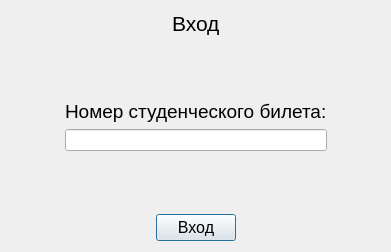
<?xml version="1.0" encoding="UTF-8"?>
<ui version="4.0">
 <class>LoginWindow</class>
 <widget class="QDialog" name="LoginWindow">
  <property name="geometry">
   <rect>
    <x>0</x>
    <y>0</y>
    <width>391</width>
    <height>252</height>
   </rect>
  </property>
  <property name="windowTitle">
   <string>Dialog</string>
  </property>
  <layout class="QVBoxLayout" name="verticalLayout_2">
   <item>
    <layout class="QHBoxLayout" name="horizontalLayout_2">
     <item>
      <spacer name="horizontalSpacer_3">
       <property name="orientation">
        <enum>Qt::Horizontal</enum>
       </property>
       <property name="sizeHint" stdset="0">
        <size>
         <width>40</width>
         <height>20</height>
        </size>
       </property>
      </spacer>
     </item>
     <item>
      <widget class="QLabel" name="label">
       <property name="font">
        <font>
         <pointsize>16</pointsize>
        </font>
       </property>
       <property name="text">
        <string>Вход</string>
       </property>
      </widget>
     </item>
     <item>
      <spacer name="horizontalSpacer_4">
       <property name="orientation">
        <enum>Qt::Horizontal</enum>
       </property>
       <property name="sizeHint" stdset="0">
        <size>
         <width>40</width>
         <height>20</height>
        </size>
       </property>
      </spacer>
     </item>
    </layout>
   </item>
   <item>
    <spacer name="verticalSpacer_2">
     <property name="orientation">
      <enum>Qt::Vertical</enum>
     </property>
     <property name="sizeHint" stdset="0">
      <size>
       <width>20</width>
       <height>61</height>
      </size>
     </property>
    </spacer>
   </item>
   <item>
    <layout class="QHBoxLayout" name="horizontalLayout_3">
     <item>
      <spacer name="horizontalSpacer_5">
       <property name="orientation">
        <enum>Qt::Horizontal</enum>
       </property>
       <property name="sizeHint" stdset="0">
        <size>
         <width>40</width>
         <height>20</height>
        </size>
       </property>
      </spacer>
     </item>
     <item>
      <layout class="QVBoxLayout" name="verticalLayout">
       <item>
        <widget class="QLabel" name="label_2">
         <property name="font">
          <font>
           <pointsize>14</pointsize>
          </font>
         </property>
         <property name="text">
          <string>Номер студенческого билета:</string>
         </property>
        </widget>
       </item>
       <item>
        <widget class="QLineEdit" name="NumberStudentIdLineEdit"/>
       </item>
      </layout>
     </item>
     <item>
      <spacer name="horizontalSpacer_6">
       <property name="orientation">
        <enum>Qt::Horizontal</enum>
       </property>
       <property name="sizeHint" stdset="0">
        <size>
         <width>40</width>
         <height>20</height>
        </size>
       </property>
      </spacer>
     </item>
    </layout>
   </item>
   <item>
    <spacer name="verticalSpacer">
     <property name="orientation">
      <enum>Qt::Vertical</enum>
     </property>
     <property name="sizeHint" stdset="0">
      <size>
       <width>20</width>
       <height>60</height>
      </size>
     </property>
    </spacer>
   </item>
   <item>
    <layout class="QHBoxLayout" name="horizontalLayout">
     <item>
      <spacer name="horizontalSpacer_2">
       <property name="orientation">
        <enum>Qt::Horizontal</enum>
       </property>
       <property name="sizeHint" stdset="0">
        <size>
         <width>40</width>
         <height>20</height>
        </size>
       </property>
      </spacer>
     </item>
     <item>
      <widget class="QPushButton" name="LoginPushButton">
       <property name="font">
        <font>
         <pointsize>12</pointsize>
        </font>
       </property>
       <property name="text">
        <string>Вход</string>
       </property>
      </widget>
     </item>
     <item>
      <spacer name="horizontalSpacer">
       <property name="orientation">
        <enum>Qt::Horizontal</enum>
       </property>
       <property name="sizeHint" stdset="0">
        <size>
         <width>40</width>
         <height>20</height>
        </size>
       </property>
      </spacer>
     </item>
    </layout>
   </item>
  </layout>
 </widget>
 <resources/>
 <connections/>
</ui>
